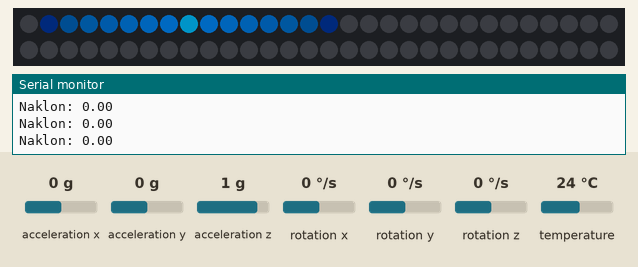
Simulated run of this sketch. Board: Arduino Uno, built with avr-gcc and run on an emulated ATmega328P. Parts: 60 RGB LEDs in strip order, left to right, continuing on the next row, the last lines printed to the serial monitor. Inputs (shaded band) come from the test bench; at power-on: acceleration x 0 g, acceleration z 1 g, acceleration y 0 g, rotation x 0 °/s, rotation y 0 °/s, rotation z 0 °/s, temperature 24 °C. Dim RGB values are drawn brighter than linear.

Above: at 1.2 s.
1.3 s: acceleration x set to -0.8 g
At 1.9 s:
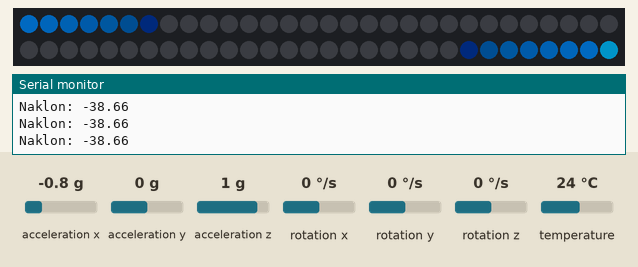
3.3 s: acceleration z set to -1.4 g
At 4.34 s:
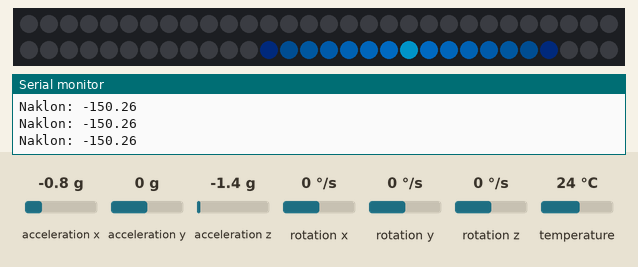
5.6 s: acceleration z set to 0.8 g
At 6.4 s:
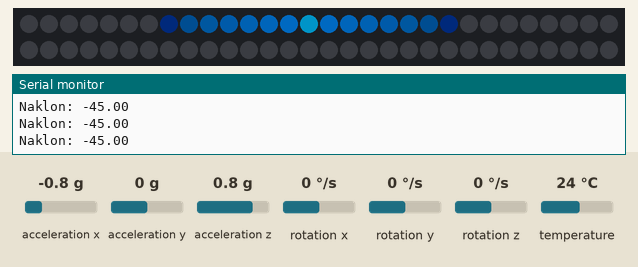

The sketch:

vodopad.ino
```cpp
#include <Wire.h>
#include <Adafruit_NeoPixel.h>
#include <Adafruit_MPU6050.h>
#include <Adafruit_Sensor.h>
#include <math.h>

// ===== NASTAVENI =====

#define LED_PIN 6
#define LED_COUNT 60

// Citlivost naklonu ve stupnich
#define DEAD_ZONE 4.0

// Rychlost pri malem a velkem naklonu
#define SLOW_SPEED 140
#define FAST_SPEED 12

// Jas LED 0-255
#define LED_BRIGHTNESS 100

// ====================

Adafruit_NeoPixel leds(
  LED_COUNT,
  LED_PIN,
  NEO_GRB + NEO_KHZ800
);

Adafruit_MPU6050 mpu;

float tilt = 0;
float filteredTilt = 0;

int direction = 1;
float speedLevel = 0;

unsigned long lastUpdate = 0;
unsigned long lastSensorRead = 0;

int flowPosition = 0;

void setup() {
  Serial.begin(115200);
  Wire.begin();

  leds.begin();
  leds.setBrightness(LED_BRIGHTNESS);
  leds.clear();
  leds.show();

  if (!mpu.begin()) {
    Serial.println("CHYBA: MPU6050 nenalezen!");
    while (true) {
      delay(100);
    }
  }

  mpu.setAccelerometerRange(
    MPU6050_RANGE_4_G
  );

  mpu.setFilterBandwidth(
    MPU6050_BAND_21_HZ
  );

  Serial.println("LED vodni tyc spustena!");
}

void loop() {
  // ===== CTENI SENZORU =====

  if (millis() - lastSensorRead >= 10) {
    lastSensorRead = millis();

    sensors_event_t a, g, temp;
    mpu.getEvent(&a, &g, &temp);

    // Vypocet naklonu
    tilt = atan2(
      a.acceleration.x,
      a.acceleration.z
    ) * 180.0 / PI;

    // Vyhlazeni hodnoty
    filteredTilt =
      filteredTilt * 0.80 + tilt * 0.20;

    Serial.print("Naklon: ");
    Serial.println(filteredTilt);
  }

  // ===== SMER PROUDENI =====

  if (filteredTilt > DEAD_ZONE) {
    direction = 1;
  }
  else if (filteredTilt < -DEAD_ZONE) {
    direction = -1;
  }

  // ===== RYCHLOST PODLE NAKLONU =====

  speedLevel = abs(filteredTilt);

  speedLevel = constrain(
    speedLevel,
    0,
    60
  );

  int interval = map(
    (int)speedLevel,
    0,
    60,
    SLOW_SPEED,
    FAST_SPEED
  );

  // Pri malem naklonu zustane animace pomala
  if (abs(filteredTilt) <= DEAD_ZONE) {
    interval = SLOW_SPEED;
  }

  // ===== POSUN VODNIHO PROUDU =====

  if (millis() - lastUpdate >=
      (unsigned long)interval) {

    lastUpdate = millis();

    flowPosition += direction;

    // Konec pasku -> zacatek
    if (flowPosition >= LED_COUNT) {
      flowPosition = 0;
    }

    if (flowPosition < 0) {
      flowPosition = LED_COUNT - 1;
    }
  }

  // ===== VYKRESLENI VODY =====

  for (int i = 0; i < LED_COUNT; i++) {

    // Vzdalenost od stredu proudu
    int distance = abs(i - flowPosition);

    // Plynuly prechod pres konec pasku
    distance = min(
      distance,
      LED_COUNT - distance
    );

    // Jas hlavni vlny
    int brightness = 255 - distance * 35;

    brightness = constrain(
      brightness,
      0,
      255
    );

    // Trochu promenlive barvy vody
    int blue = brightness;
    int green = brightness * 0.55;

    // Jemne svetlejsi stred proudu
    if (distance == 0) {
      green = min(255, green + 50);
    }

    leds.setPixelColor(
      i,
      leds.Color(0, green, blue)
    );
  }

  leds.show();

  delay(2);
}
```
